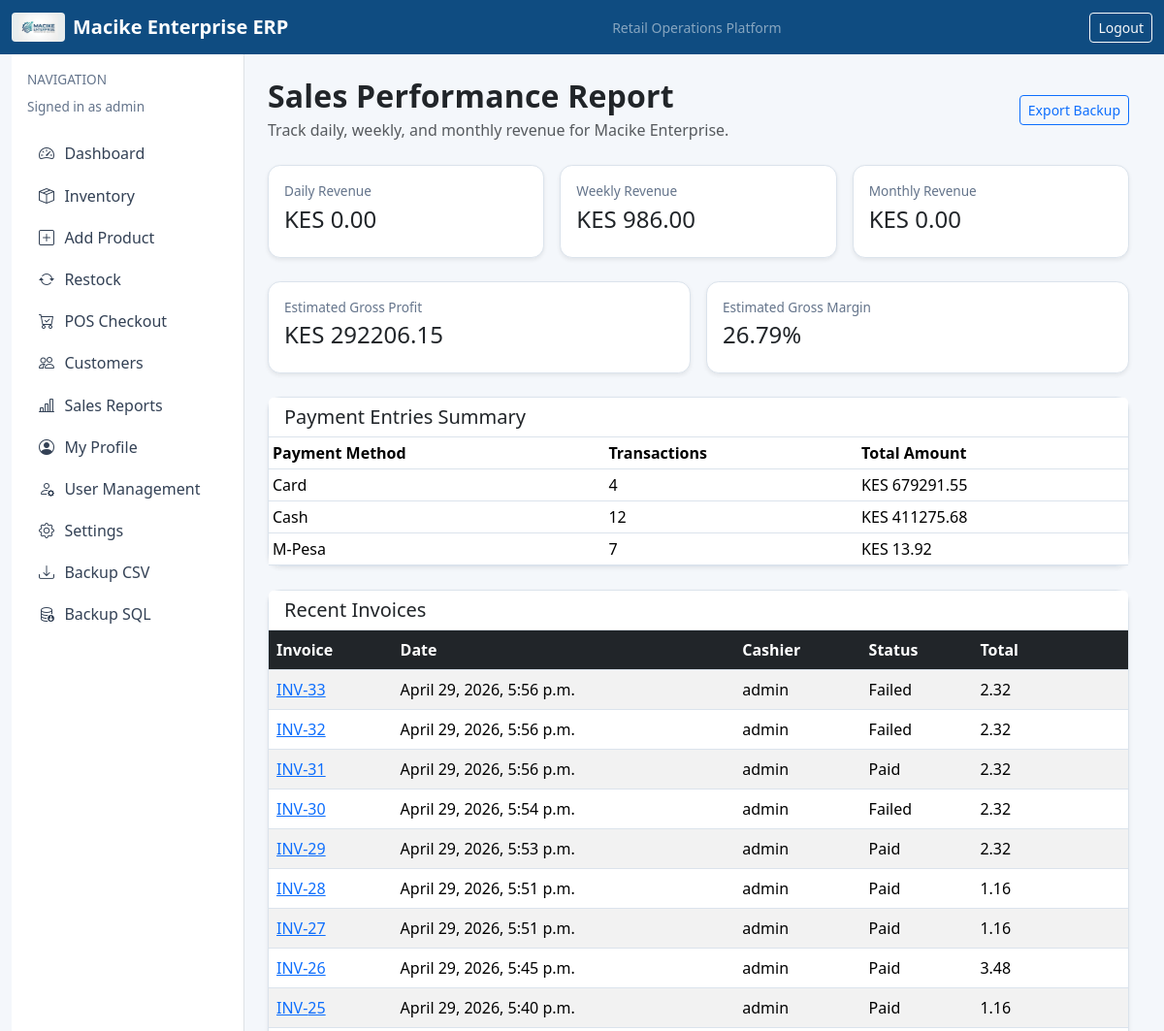
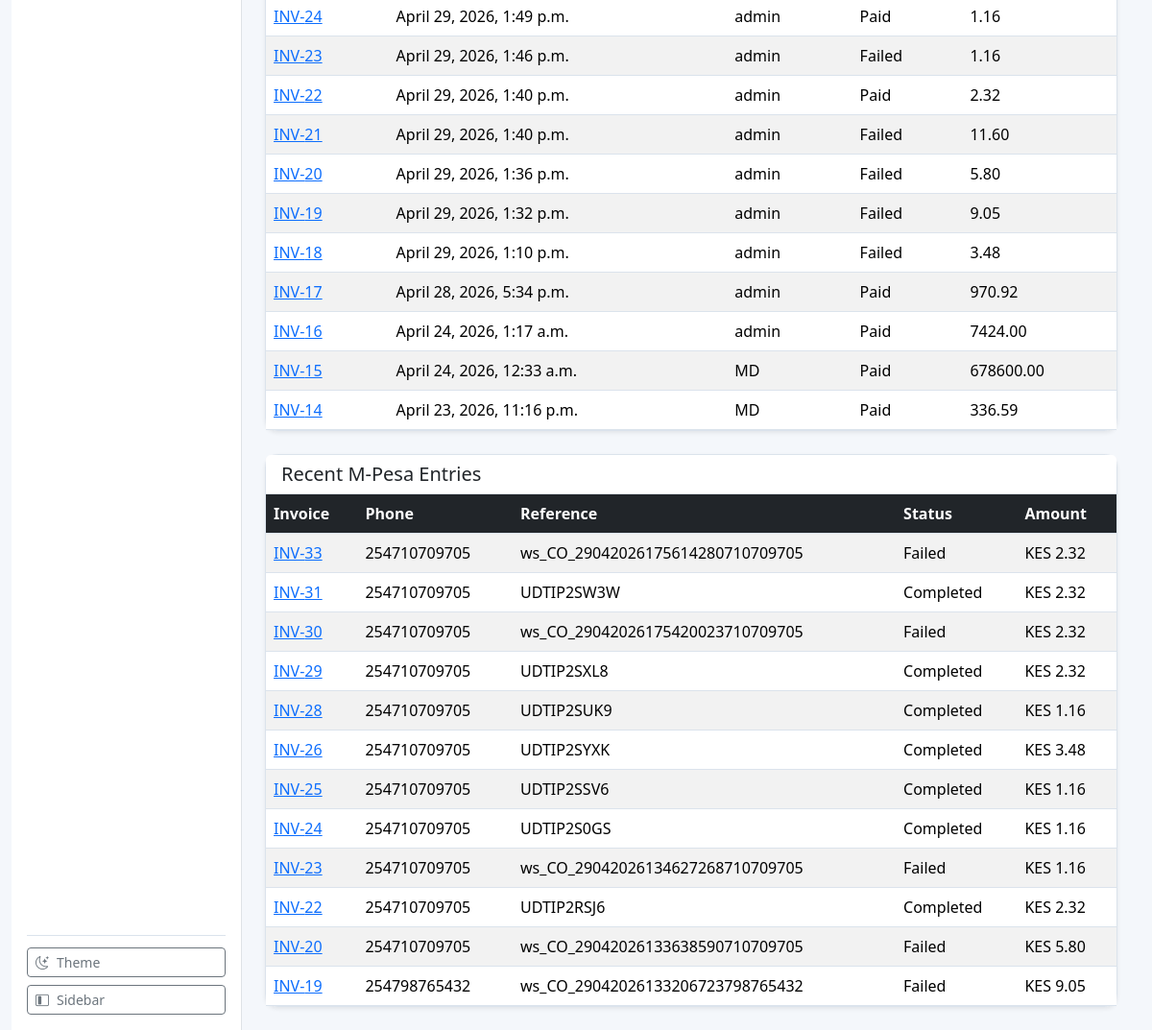
The page /sales/report/ (signed in) on the database as committed earlier (2 pictures, top to bottom).
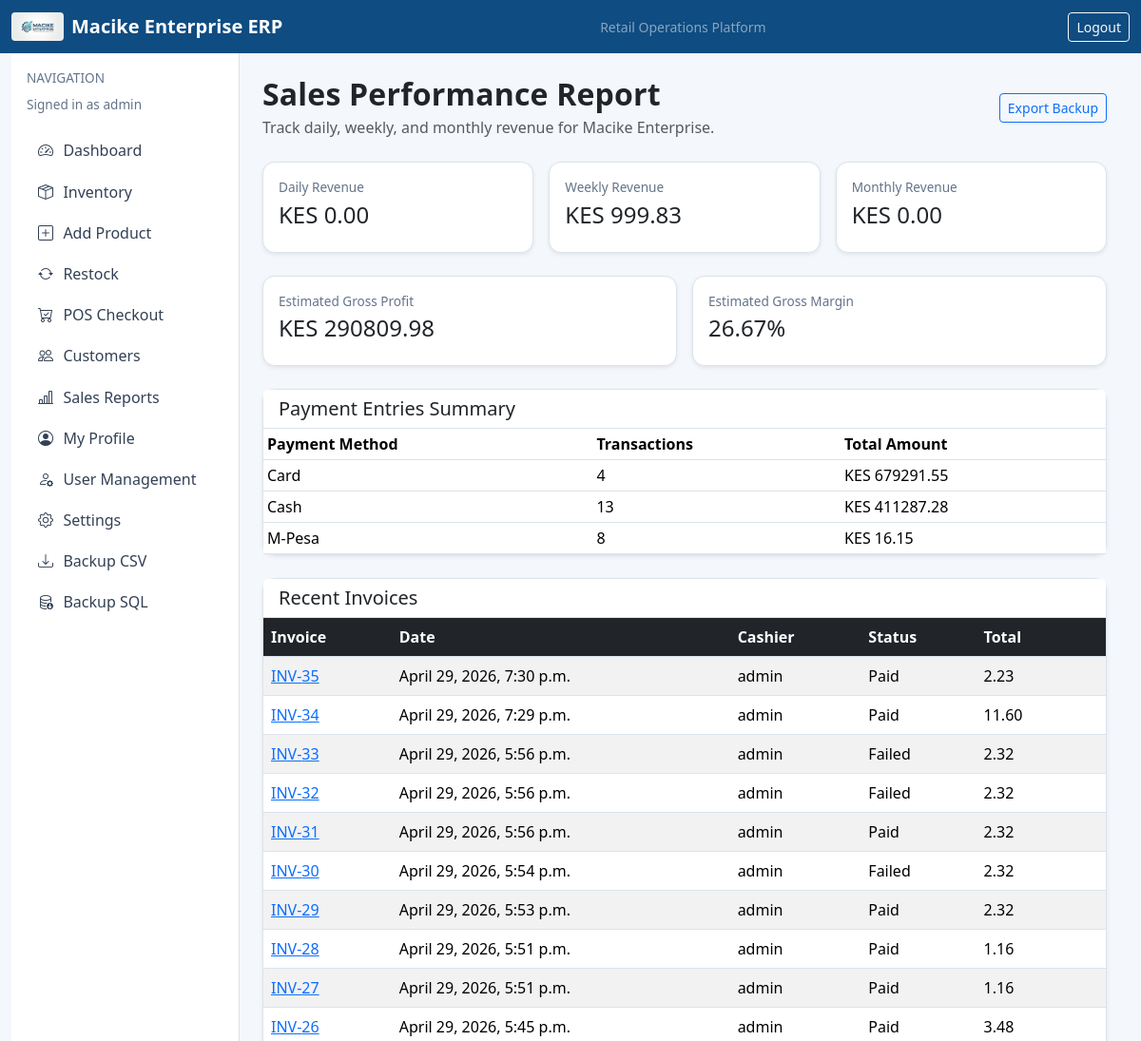
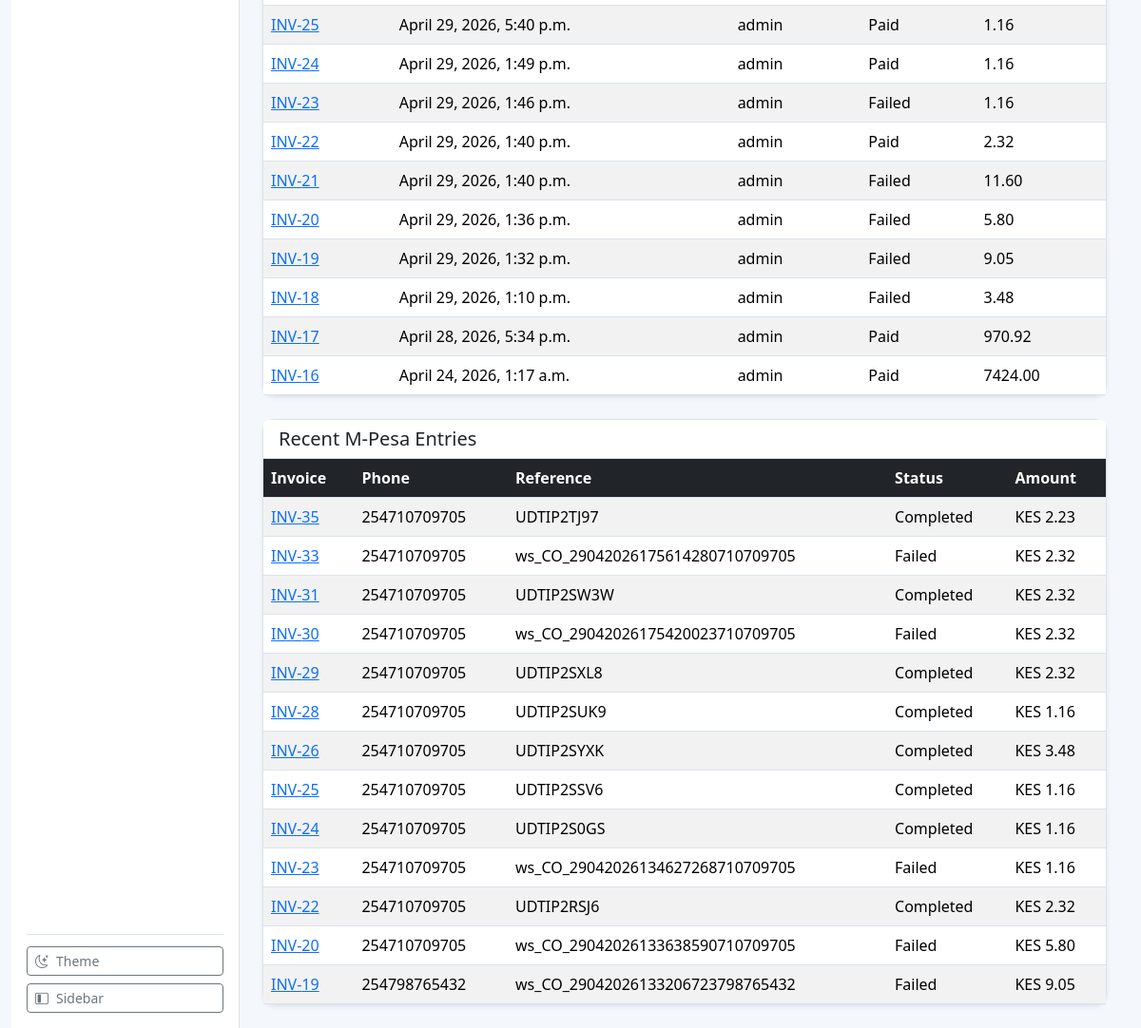
The same page on the database as committed later (2 pictures, top to bottom).
### sales/models.py (models this page shows, shortened)
class SalesInvoice(models.Model):
    class Status(models.TextChoices):
        PENDING_PAYMENT = "PENDING_PAYMENT", "Pending Payment"
        PAID = "PAID", "Paid"
        FAILED = "FAILED", "Failed"
    class PaymentMethod(models.TextChoices):
        CASH = "CASH", "Cash"
        MPESA = "MPESA", "M-Pesa"
        CARD = "CARD", "Card"
    cashier = models.ForeignKey(settings.AUTH_USER_MODEL, on_delete=models.PROTECT, related_name="invoices")
    customer = models.ForeignKey(Customer, on_delete=models.SET_NULL, null=True, blank=True, related_name="invoices")
    customer_name = models.CharField(max_length=100, default="")
    discount_amount = models.DecimalField(
        max_digits=12,
        decimal_places=2,
        default=0,
        help_text="Absolute discount applied before VAT (from line subtotal).",
    )
    discount_percent = models.DecimalField(
        max_digits=7,
        decimal_places=2,
        null=True,
        blank=True,
        help_text="Percent snapshot at checkout (for display/audit).",
    )
    total_amount = models.DecimalField(max_digits=12, decimal_places=2, default=0)
    tax_amount = models.DecimalField(max_digits=12, decimal_places=2, default=0)
    payment_method = models.CharField(max_length=20, choices=PaymentMethod.choices, default=PaymentMethod.CASH)
    status = models.CharField(max_length=20, choices=Status.choices, default=Status.PAID)
    due_date = models.DateField(default=timezone.localdate)
    timestamp = models.DateTimeField(auto_now_add=True)
    class Meta:
        ordering = ["-timestamp"]

class MpesaTransaction(models.Model):
    class Status(models.TextChoices):
        PENDING = "PENDING", "Pending"
        COMPLETED = "COMPLETED", "Completed"
        FAILED = "FAILED", "Failed"
    invoice = models.ForeignKey(SalesInvoice, on_delete=models.PROTECT, related_name="mpesa_transactions")
    mpesa_code = models.CharField(max_length=20, unique=True, blank=True, null=True)
    merchant_request_id = models.CharField(max_length=100, blank=True, null=True)
    checkout_request_id = models.CharField(max_length=100, unique=True, blank=True, null=True)
    phone_number = models.CharField(max_length=20)
    amount = models.DecimalField(max_digits=12, decimal_places=2)
    status = models.CharField(max_length=20, choices=Status.choices, default=Status.PENDING)
    result_desc = models.CharField(max_length=255, blank=True)
    raw_callback = models.JSONField(blank=True, null=True)

### accounts/models.py (models this page shows, shortened)
class CustomUser(AbstractUser):
    class Roles(models.TextChoices):
        ADMIN = "ADMIN", "Administrator"
        MANAGER = "MANAGER", "Manager"
        CASHIER = "CASHIER", "Cashier"
        AUDITOR = "AUDITOR", "Auditor"
    role = models.CharField(max_length=20, choices=Roles.choices, default=Roles.CASHIER)
    phone_number = models.CharField(max_length=15, blank=True, null=True)

### sales/views.py (the view)
# urls.py: path("report/", sales_report, name="sales-report"),
@login_required
@role_required("ADMIN", "MANAGER", "AUDITOR")
def sales_report(request):
    invoices = SalesInvoice.objects.all()
    paid_invoices = invoices.filter(status=SalesInvoice.Status.PAID)
    now = timezone.now()
    def money2(value) -> Decimal:
        return Decimal(str(value or 0)).quantize(Decimal("0.01"))
    daily = money2(
        paid_invoices.filter(timestamp__date=now.date()).aggregate(total=models.Sum("total_amount"))["total"],
    )
    weekly = money2(
        paid_invoices.filter(timestamp__gte=now - timedelta(days=7)).aggregate(total=models.Sum("total_amount"))["total"],
    )
    monthly = money2(
        paid_invoices.filter(timestamp__year=now.year, timestamp__month=now.month).aggregate(total=models.Sum("total_amount"))[
            "total"
        ],
    )
    cost_expr = models.ExpressionWrapper(
        models.F("quantity") * models.F("product__cost_price"),
        output_field=models.DecimalField(max_digits=14, decimal_places=2),
    )
    cogs = money2(
        SalesLineItem.objects.filter(invoice__status=SalesInvoice.Status.PAID).aggregate(total=models.Sum(cost_expr))["total"],
    )
    gross_profit = (money2(paid_invoices.aggregate(total=models.Sum("total_amount"))["total"]) - cogs).quantize(Decimal("0.01"))
    gross_margin_pct = Decimal("0.00")
    total_paid_sales = money2(paid_invoices.aggregate(total=models.Sum("total_amount"))["total"])
    if total_paid_sales > 0:
        gross_margin_pct = ((gross_profit / total_paid_sales) * Decimal("100")).quantize(Decimal("0.01"))
    payment_rows = paid_invoices.values("payment_method").annotate(
        total=models.Sum("total_amount"),
        count=models.Count("id"),
    ).order_by("payment_method")
    pm_labels = dict(SalesInvoice.PaymentMethod.choices)
    payment_breakdown = [
        {
            "label": pm_labels.get(row["payment_method"], row["payment_method"]),
            "count": row["count"],
            "total": money2(row["total"]),
        }
        for row in payment_rows
    ]
    recent_mpesa_entries = MpesaTransaction.objects.select_related("invoice").order_by("-id")[:15]
    recent = invoices[:20]
    return render(
        request,
        "sales/report.html",
        {
            "daily_total": daily,
            "weekly_total": weekly,
            "monthly_total": monthly,
            "gross_profit": gross_profit,
            "gross_margin_pct": gross_margin_pct,
            "recent_invoices": recent,
            "payment_breakdown": payment_breakdown,
            "recent_mpesa_entries": recent_mpesa_entries,
        },
    )

### accounts/permissions.py (called while the page is built)
def role_required(*allowed_roles):
    def decorator(view_func):
        @wraps(view_func)
        def _wrapped(request, *args, **kwargs):
            user = request.user
            if not user.is_authenticated:
                return redirect("login")
            if user.is_superuser or getattr(user, "role", None) in allowed_roles:
                return view_func(request, *args, **kwargs)
            messages.error(request, "You do not have permission to access this page.")
            return redirect("dashboard-home")
        return _wrapped
    return decorator

### dashboard/context_processors.py (called while the page is built)
def app_settings(request):
    return {"app_settings": AppSettings.get_solo()}

### dashboard/models.py (called while the page is built)
    @classmethod
    def get_solo(cls):
        obj, _ = cls.objects.get_or_create(pk=1)
        return obj

### templates/sales/report.html (shortened to what the changed rows need)
{% extends "base.html" %}
{% block content %}
<div class="d-flex justify-content-between align-items-center mb-4">
    <div>
        <h2 class="section-title mb-1">Sales Performance Report</h2>
    </div>
</div>
<div class="row g-3 mb-4">
    <div class="col-md-4"><div class="card shadow-sm"><div class="card-body"><p class="app-subtitle mb-1">Weekly Revenue</p><h4>KES {{ weekly_total|floatformat:2 }}</h4></div></div></div>
</div>
<div class="row g-3 mb-4">
    <div class="col-md-6"><div class="card shadow-sm"><div class="card-body"><p class="app-subtitle mb-1">Estimated Gross Profit</p><h4>KES {{ gross_profit|floatformat:2 }}</h4></div></div></div>
    <div class="col-md-6"><div class="card shadow-sm"><div class="card-body"><p class="app-subtitle mb-1">Estimated Gross Margin</p><h4>{{ gross_margin_pct|floatformat:2 }}%</h4></div></div></div>
</div>
<div class="card shadow-sm mb-4">
    <div class="card-body p-0">
        <table class="table table-sm mb-0">
            <thead>
                <tr>
                    <th>Payment Method</th>
                    <th>Transactions</th>
                    <th>Total Amount</th>
                </tr>
            </thead>
            <tbody>
                {% for row in payment_breakdown %}
                    <tr>
                        <td>{{ row.label }}</td>
                        <td>{{ row.count }}</td>
                        <td>KES {{ row.total|floatformat:2 }}</td>
                    </tr>
                {% empty %}
                    <tr><td colspan="3" class="text-center">No payment entries yet.</td></tr>
                {% endfor %}
            </tbody>
        </table>
    </div>
</div>
<div class="card shadow-sm">
    <div class="table-responsive">
        <table class="table table-striped mb-0">
            <thead class="table-dark"><tr><th>Invoice</th><th>Date</th><th>Cashier</th><th>Status</th><th>Total</th></tr></thead>
            <tbody>
            {% for inv in recent_invoices %}
                <tr>
                    <td><a href="/sales/receipt/{{ inv.id }}/">INV-{{ inv.id }}</a></td>
                    <td>{{ inv.timestamp }}</td>
                    <td>{{ inv.cashier.username }}</td>
                    <td>{{ inv.get_status_display }}</td>
                    <td>{{ inv.total_amount }}</td>
                </tr>
            {% empty %}
                <tr><td colspan="5" class="text-center">No invoices yet.</td></tr>
            {% endfor %}
            </tbody>
        </table>
    </div>
</div>
<div class="card shadow-sm mt-4">
    <div class="card-body p-0">
        <table class="table table-striped mb-0">
            <thead class="table-dark">
                <tr>
                    <th>Invoice</th>
                    <th>Phone</th>
                    <th>Reference</th>
                    <th>Status</th>
                    <th>Amount</th>
                </tr>
            </thead>
            <tbody>
                {% for tx in recent_mpesa_entries %}
                    <tr>
                        <td><a href="/sales/receipt/{{ tx.invoice.id }}/">INV-{{ tx.invoice.id }}</a></td>
                        <td>{{ tx.phone_number }}</td>
                        <td>{{ tx.mpesa_code|default:tx.checkout_request_id }}</td>
                        <td>{{ tx.get_status_display }}</td>
                        <td>KES {{ tx.amount|floatformat:2 }}</td>
                    </tr>
                {% empty %}
                    <tr><td colspan="5" class="text-center">No M-Pesa entries yet.</td></tr>
                {% endfor %}
            </tbody>
        </table>
    </div>
</div>
{% endblock %}

Rows that differ between the two databases and show on the page:
no longer on this page (row unchanged): SalesInvoice: id "15", timestamp "April 24, 2026, 12:33 a.m.", cashier.username "MD", status "Paid", total_amount "678600.00"
no longer on this page (row unchanged): SalesInvoice: id "14", timestamp "April 23, 2026, 11:16 p.m.", cashier.username "MD", status "Paid", total_amount "336.59"
added SalesInvoice: id "35", timestamp "April 29, 2026, 7:30 p.m.", cashier.username "admin", status "Paid", total_amount "2.23"
added SalesInvoice: id "34", timestamp "April 29, 2026, 7:29 p.m.", cashier.username "admin", status "Paid", total_amount "11.60"
added MpesaTransaction: invoice.id "35", phone_number "254710709705", mpesa_code "UDTIP2TJ97", status "Completed", amount "2.23"
Other text that changed with them:
{{ weekly_total|floatformat:2 }}: "986.00" → "999.83"
{{ gross_profit|floatformat:2 }}: "292206.15" → "290809.98"
{{ gross_margin_pct|floatformat:2 }}: "26.79" → "26.67"
new list line: "Cash 13 KES 411287.28"
new list line: "M-Pesa 8 KES 16.15"
list line gone: "Cash 12 KES 411275.68"
list line gone: "M-Pesa 7 KES 13.92"
